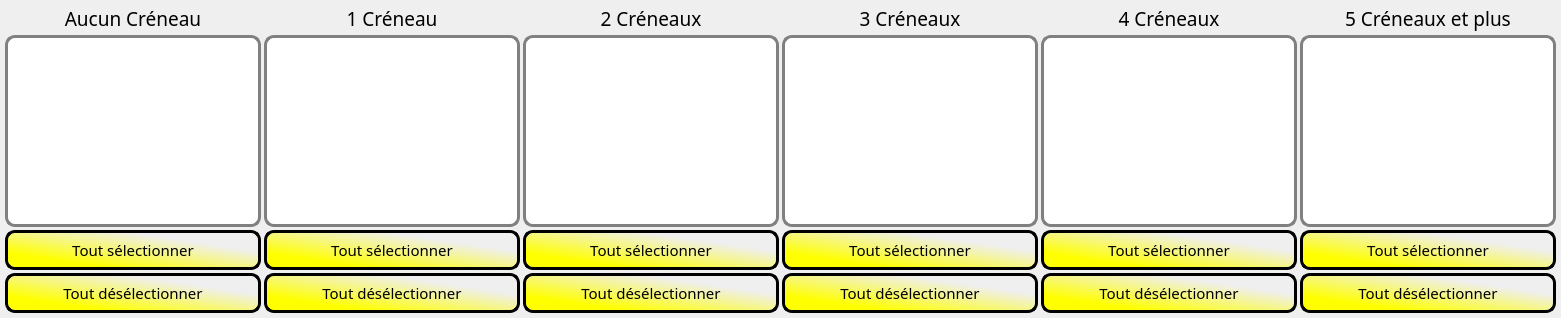
      <widget class="QWidget" name="ResumeVendredi">
       <property name="statusTip">
        <string>Les Bénévoles apparaissent ici en résumé par nombre de Créneaux. Les bénévoles décochés n'apparaitront pas dans les choix du tableau Vendredi</string>
       </property>
       <property name="styleSheet">
        <string notr="true"/>
       </property>
       <attribute name="title">
        <string>Resume Vendredi</string>
       </attribute>
       <layout class="QGridLayout" name="gridLayout_6">
        <property name="leftMargin">
         <number>5</number>
        </property>
        <property name="topMargin">
         <number>5</number>
        </property>
        <property name="rightMargin">
         <number>5</number>
        </property>
        <property name="bottomMargin">
         <number>5</number>
        </property>
        <property name="spacing">
         <number>3</number>
        </property>
        <item row="0" column="0">
         <layout class="QVBoxLayout" name="verticalLayout_2">
          <property name="leftMargin">
           <number>0</number>
          </property>
          <item>
           <widget class="QLabel" name="label_6">
            <property name="font">
             <font>
              <family>Cooper Black</family>
              <pointsize>14</pointsize>
             </font>
            </property>
            <property name="text">
             <string>Aucun Créneau</string>
            </property>
            <property name="alignment">
             <set>Qt::AlignCenter</set>
            </property>
           </widget>
          </item>
          <item>
           <widget class="QListWidget" name="list0CreneauV">
            <property name="font">
             <font>
              <family>Calibri</family>
              <pointsize>11</pointsize>
             </font>
            </property>
            <property name="styleSheet">
             <string notr="true">QListWidget{background-color: white; alternate-background-color: rgb(255, 255, 160);
	 border: 3px solid gray;
     border-radius: 10px;
     padding: 0px;
	selection-background : qlineargradient(spread:pad, x1:0.5, y1:0, x2:0.5, y2:1, stop:0 rgba(0, 0, 0, 255), stop:0.039548 rgba(0, 156, 0, 80), stop:0.966102 rgba(0, 156, 0, 80), stop:1 rgba(0, 0, 0, 255));
	selection-color : black
}

QListWidget::hover{
	 border: 3px solid darkGreen;
     border-radius: 10px;
     padding: 0px;
}

QListWidget::item::hover{
	background :qlineargradient(spread:pad, x1:0.5, y1:0, x2:0.5, y2:1, stop:0 rgba(0, 0, 0, 255), stop:0.039548 rgba(0, 156, 0, 80), stop:0.966102 rgba(0, 156, 0, 80), stop:1 rgba(0, 0, 0, 255));
	color: black;
	border : 1px solid black;
	border-radius: 4px;
}

QListWidget::indicator {
    width: 15px;
    height: 15px;
}

QListWidget::indicator::checked{
	background-color : qlineargradient(spread:reflect, x1:0.1, y1:0.1, x2:0.5, y2:0.5, stop:0.801136 rgba(255, 255, 0, 255), stop:1 rgba(0, 0, 0, 255));
	border : 3px solid black;	
}

QListWidget::indicator::unchecked{
	background-color : white;
	border : 2px solid black;	
}</string>
            </property>
            <property name="alternatingRowColors">
             <bool>true</bool>
            </property>
           </widget>
          </item>
          <item>
           <widget class="QPushButton" name="allVen0">
            <property name="font">
             <font>
              <family>Cooper Black</family>
              <pointsize>11</pointsize>
             </font>
            </property>
            <property name="styleSheet">
             <string notr="true">QPushButton{   
	 background-color: qlineargradient(spread:pad, x1:0.738227, y1:0.278, x2:0, y2:1, stop:0 rgba(255, 255, 255, 0), stop:0.710227 rgba(255, 255, 0, 255));   
	 border-style: outset;    
	 border: 3px solid black;
     border-radius: 10px;       
    padding-top: 6px;
	padding-bottom: 6px;
    padding-left: 3px;
	padding-right: 3px;
	

}

QPushButton::hover{   background-color: yellow;    border-style: inset;  border-color: darkGreen }
QPushButton::pressed {    background-color: yellow;    border-style: inset; border-color:beige }</string>
            </property>
            <property name="text">
             <string>Tout sélectionner</string>
            </property>
           </widget>
          </item>
          <item>
           <widget class="QPushButton" name="noneVen0">
            <property name="font">
             <font>
              <family>Cooper Black</family>
              <pointsize>11</pointsize>
             </font>
            </property>
            <property name="styleSheet">
             <string notr="true">QPushButton{   
	 background-color: qlineargradient(spread:pad, x1:0.738227, y1:0.278, x2:0, y2:1, stop:0 rgba(255, 255, 255, 0), stop:0.710227 rgba(255, 255, 0, 255));   
	 border-style: outset;    
	 border: 3px solid black;
     border-radius: 10px;       
    padding-top: 6px;
	padding-bottom: 6px;
    padding-left: 3px;
	padding-right: 3px;
	

}

QPushButton::hover{   background-color: yellow;    border-style: inset;  border-color: darkGreen }
QPushButton::pressed {    background-color: yellow;    border-style: inset; border-color:beige }</string>
            </property>
            <property name="text">
             <string>Tout désélectionner</string>
            </property>
           </widget>
          </item>
         </layout>
        </item>
        <item row="0" column="1">
         <layout class="QVBoxLayout" name="verticalLayout_8">
          <property name="leftMargin">
           <number>0</number>
          </property>
          <item>
           <widget class="QLabel" name="label_7">
            <property name="font">
             <font>
              <family>Cooper Black</family>
              <pointsize>14</pointsize>
             </font>
            </property>
            <property name="text">
             <string>1 Créneau</string>
            </property>
            <property name="alignment">
             <set>Qt::AlignCenter</set>
            </property>
           </widget>
          </item>
          <item>
           <widget class="QListWidget" name="list1CreneauV">
            <property name="font">
             <font>
              <family>Calibri</family>
              <pointsize>11</pointsize>
             </font>
            </property>
            <property name="styleSheet">
             <string notr="true">QListWidget{background-color: white; alternate-background-color: rgb(255, 255, 160);
	 border: 3px solid gray;
     border-radius: 10px;
     padding: 0px;
	selection-background : qlineargradient(spread:pad, x1:0.5, y1:0, x2:0.5, y2:1, stop:0 rgba(0, 0, 0, 255), stop:0.039548 rgba(0, 156, 0, 80), stop:0.966102 rgba(0, 156, 0, 80), stop:1 rgba(0, 0, 0, 255));
	selection-color : black
}

QListWidget::hover{
	 border: 3px solid darkGreen;
     border-radius: 10px;
     padding: 0px;
}

QListWidget::item::hover{
	background :qlineargradient(spread:pad, x1:0.5, y1:0, x2:0.5, y2:1, stop:0 rgba(0, 0, 0, 255), stop:0.039548 rgba(0, 156, 0, 80), stop:0.966102 rgba(0, 156, 0, 80), stop:1 rgba(0, 0, 0, 255));
	color: black;
	border : 1px solid black;
	border-radius: 4px;
}

QListWidget::indicator {
    width: 15px;
    height: 15px;
}

QListWidget::indicator::checked{
	background-color : qlineargradient(spread:reflect, x1:0.1, y1:0.1, x2:0.5, y2:0.5, stop:0.801136 rgba(255, 255, 0, 255), stop:1 rgba(0, 0, 0, 255));
	border : 3px solid black;	
}

QListWidget::indicator::unchecked{
	background-color : white;
	border : 2px solid black;	
}</string>
            </property>
            <property name="alternatingRowColors">
             <bool>true</bool>
            </property>
           </widget>
          </item>
          <item>
           <widget class="QPushButton" name="allVen1">
            <property name="font">
             <font>
              <family>Cooper Black</family>
              <pointsize>11</pointsize>
             </font>
            </property>
            <property name="styleSheet">
             <string notr="true">QPushButton{   
	 background-color: qlineargradient(spread:pad, x1:0.738227, y1:0.278, x2:0, y2:1, stop:0 rgba(255, 255, 255, 0), stop:0.710227 rgba(255, 255, 0, 255));   
	 border-style: outset;    
	 border: 3px solid black;
     border-radius: 10px;       
    padding-top: 6px;
	padding-bottom: 6px;
    padding-left: 3px;
	padding-right: 3px;
	

}

QPushButton::hover{   background-color: yellow;    border-style: inset;  border-color: darkGreen }
QPushButton::pressed {    background-color: yellow;    border-style: inset; border-color:beige }</string>
            </property>
            <property name="text">
             <string>Tout sélectionner</string>
            </property>
           </widget>
          </item>
          <item>
           <widget class="QPushButton" name="noneVen1">
            <property name="font">
             <font>
              <family>Cooper Black</family>
              <pointsize>11</pointsize>
             </font>
            </property>
            <property name="styleSheet">
             <string notr="true">QPushButton{   
	 background-color: qlineargradient(spread:pad, x1:0.738227, y1:0.278, x2:0, y2:1, stop:0 rgba(255, 255, 255, 0), stop:0.710227 rgba(255, 255, 0, 255));   
	 border-style: outset;    
	 border: 3px solid black;
     border-radius: 10px;       
    padding-top: 6px;
	padding-bottom: 6px;
    padding-left: 3px;
	padding-right: 3px;
	

}

QPushButton::hover{   background-color: yellow;    border-style: inset;  border-color: darkGreen }
QPushButton::pressed {    background-color: yellow;    border-style: inset; border-color:beige }</string>
            </property>
            <property name="text">
             <string>Tout désélectionner</string>
            </property>
           </widget>
          </item>
         </layout>
        </item>
        <item row="0" column="2">
         <layout class="QVBoxLayout" name="verticalLayout_9">
          <property name="leftMargin">
           <number>0</number>
          </property>
          <item>
           <widget class="QLabel" name="label_10">
            <property name="font">
             <font>
              <family>Cooper Black</family>
              <pointsize>14</pointsize>
             </font>
            </property>
            <property name="text">
             <string>2 Créneaux</string>
            </property>
            <property name="alignment">
             <set>Qt::AlignCenter</set>
            </property>
           </widget>
          </item>
          <item>
           <widget class="QListWidget" name="list2CreneauV">
            <property name="font">
             <font>
              <family>Calibri</family>
              <pointsize>11</pointsize>
             </font>
            </property>
            <property name="styleSheet">
             <string notr="true">QListWidget{background-color: white; alternate-background-color: rgb(255, 255, 160);
	 border: 3px solid gray;
     border-radius: 10px;
     padding: 0px;
	selection-background : qlineargradient(spread:pad, x1:0.5, y1:0, x2:0.5, y2:1, stop:0 rgba(0, 0, 0, 255), stop:0.039548 rgba(0, 156, 0, 80), stop:0.966102 rgba(0, 156, 0, 80), stop:1 rgba(0, 0, 0, 255));
	selection-color : black
}

QListWidget::hover{
	 border: 3px solid darkGreen;
     border-radius: 10px;
     padding: 0px;
}

QListWidget::item::hover{
	background :qlineargradient(spread:pad, x1:0.5, y1:0, x2:0.5, y2:1, stop:0 rgba(0, 0, 0, 255), stop:0.039548 rgba(0, 156, 0, 80), stop:0.966102 rgba(0, 156, 0, 80), stop:1 rgba(0, 0, 0, 255));
	color: black;
	border : 1px solid black;
	border-radius: 4px;
}

QListWidget::indicator {
    width: 15px;
    height: 15px;
}

QListWidget::indicator::checked{
	background-color : qlineargradient(spread:reflect, x1:0.1, y1:0.1, x2:0.5, y2:0.5, stop:0.801136 rgba(255, 255, 0, 255), stop:1 rgba(0, 0, 0, 255));
	border : 3px solid black;	
}

QListWidget::indicator::unchecked{
	background-color : white;
	border : 2px solid black;	
}</string>
            </property>
            <property name="alternatingRowColors">
             <bool>true</bool>
            </property>
           </widget>
          </item>
          <item>
           <widget class="QPushButton" name="allVen2">
            <property name="font">
             <font>
              <family>Cooper Black</family>
              <pointsize>11</pointsize>
             </font>
            </property>
            <property name="styleSheet">
             <string notr="true">QPushButton{   
	 background-color: qlineargradient(spread:pad, x1:0.738227, y1:0.278, x2:0, y2:1, stop:0 rgba(255, 255, 255, 0), stop:0.710227 rgba(255, 255, 0, 255));   
	 border-style: outset;    
	 border: 3px solid black;
     border-radius: 10px;       
    padding-top: 6px;
	padding-bottom: 6px;
    padding-left: 3px;
	padding-right: 3px;
	

}

QPushButton::hover{   background-color: yellow;    border-style: inset;  border-color: darkGreen }
QPushButton::pressed {    background-color: yellow;    border-style: inset; border-color:beige }</string>
            </property>
            <property name="text">
             <string>Tout sélectionner</string>
            </property>
           </widget>
          </item>
          <item>
           <widget class="QPushButton" name="noneVen2">
            <property name="font">
             <font>
              <family>Cooper Black</family>
              <pointsize>11</pointsize>
             </font>
            </property>
            <property name="styleSheet">
             <string notr="true">QPushButton{   
	 background-color: qlineargradient(spread:pad, x1:0.738227, y1:0.278, x2:0, y2:1, stop:0 rgba(255, 255, 255, 0), stop:0.710227 rgba(255, 255, 0, 255));   
	 border-style: outset;    
	 border: 3px solid black;
     border-radius: 10px;       
    padding-top: 6px;
	padding-bottom: 6px;
    padding-left: 3px;
	padding-right: 3px;
	

}

QPushButton::hover{   background-color: yellow;    border-style: inset;  border-color: darkGreen }
QPushButton::pressed {    background-color: yellow;    border-style: inset; border-color:beige }</string>
            </property>
            <property name="text">
             <string>Tout désélectionner</string>
            </property>
           </widget>
          </item>
         </layout>
        </item>
        <item row="0" column="3">
         <layout class="QVBoxLayout" name="verticalLayout_10">
          <property name="leftMargin">
           <number>0</number>
          </property>
          <item>
           <widget class="QLabel" name="label_8">
            <property name="font">
             <font>
              <family>Cooper Black</family>
              <pointsize>14</pointsize>
             </font>
            </property>
            <property name="text">
             <string>3 Créneaux</string>
            </property>
            <property name="alignment">
             <set>Qt::AlignCenter</set>
            </property>
           </widget>
          </item>
          <item>
           <widget class="QListWidget" name="list3CreneauV">
            <property name="font">
             <font>
              <family>Calibri</family>
              <pointsize>11</pointsize>
             </font>
            </property>
            <property name="styleSheet">
             <string notr="true">QListWidget{background-color: white; alternate-background-color: rgb(255, 255, 160);
	 border: 3px solid gray;
     border-radius: 10px;
     padding: 0px;
	selection-background : qlineargradient(spread:pad, x1:0.5, y1:0, x2:0.5, y2:1, stop:0 rgba(0, 0, 0, 255), stop:0.039548 rgba(0, 156, 0, 80), stop:0.966102 rgba(0, 156, 0, 80), stop:1 rgba(0, 0, 0, 255));
	selection-color : black
}

QListWidget::hover{
	 border: 3px solid darkGreen;
     border-radius: 10px;
     padding: 0px;
}

QListWidget::item::hover{
	background :qlineargradient(spread:pad, x1:0.5, y1:0, x2:0.5, y2:1, stop:0 rgba(0, 0, 0, 255), stop:0.039548 rgba(0, 156, 0, 80), stop:0.966102 rgba(0, 156, 0, 80), stop:1 rgba(0, 0, 0, 255));
	color: black;
	border : 1px solid black;
	border-radius: 4px;
}

QListWidget::indicator {
    width: 15px;
    height: 15px;
}

QListWidget::indicator::checked{
	background-color : qlineargradient(spread:reflect, x1:0.1, y1:0.1, x2:0.5, y2:0.5, stop:0.801136 rgba(255, 255, 0, 255), stop:1 rgba(0, 0, 0, 255));
	border : 3px solid black;	
}

QListWidget::indicator::unchecked{
	background-color : white;
	border : 2px solid black;	
}</string>
            </property>
            <property name="alternatingRowColors">
             <bool>true</bool>
            </property>
           </widget>
          </item>
          <item>
           <widget class="QPushButton" name="allVen3">
            <property name="font">
             <font>
              <family>Cooper Black</family>
              <pointsize>11</pointsize>
             </font>
            </property>
            <property name="styleSheet">
             <string notr="true">QPushButton{   
	 background-color: qlineargradient(spread:pad, x1:0.738227, y1:0.278, x2:0, y2:1, stop:0 rgba(255, 255, 255, 0), stop:0.710227 rgba(255, 255, 0, 255));   
	 border-style: outset;    
	 border: 3px solid black;
     border-radius: 10px;       
    padding-top: 6px;
	padding-bottom: 6px;
    padding-left: 3px;
	padding-right: 3px;
	

}

QPushButton::hover{   background-color: yellow;    border-style: inset;  border-color: darkGreen }
QPushButton::pressed {    background-color: yellow;    border-style: inset; border-color:beige }</string>
            </property>
            <property name="text">
             <string>Tout sélectionner</string>
            </property>
           </widget>
          </item>
          <item>
           <widget class="QPushButton" name="noneVen3">
            <property name="font">
             <font>
              <family>Cooper Black</family>
              <pointsize>11</pointsize>
             </font>
            </property>
            <property name="styleSheet">
             <string notr="true">QPushButton{   
	 background-color: qlineargradient(spread:pad, x1:0.738227, y1:0.278, x2:0, y2:1, stop:0 rgba(255, 255, 255, 0), stop:0.710227 rgba(255, 255, 0, 255));   
	 border-style: outset;    
	 border: 3px solid black;
     border-radius: 10px;       
    padding-top: 6px;
	padding-bottom: 6px;
    padding-left: 3px;
	padding-right: 3px;
	

}

QPushButton::hover{   background-color: yellow;    border-style: inset;  border-color: darkGreen }
QPushButton::pressed {    background-color: yellow;    border-style: inset; border-color:beige }</string>
            </property>
            <property name="text">
             <string>Tout désélectionner</string>
            </property>
           </widget>
          </item>
         </layout>
        </item>
        <item row="0" column="4">
         <layout class="QVBoxLayout" name="verticalLayout_11">
          <property name="leftMargin">
           <number>0</number>
          </property>
          <item>
           <widget class="QLabel" name="label_11">
            <property name="font">
             <font>
              <family>Cooper Black</family>
              <pointsize>14</pointsize>
             </font>
            </property>
            <property name="text">
             <string>4 Créneaux</string>
            </property>
            <property name="alignment">
             <set>Qt::AlignCenter</set>
            </property>
           </widget>
          </item>
          <item>
           <widget class="QListWidget" name="list4CreneauV">
            <property name="font">
             <font>
              <family>Calibri</family>
              <pointsize>11</pointsize>
             </font>
            </property>
            <property name="styleSheet">
             <string notr="true">QListWidget{background-color: white; alternate-background-color: rgb(255, 255, 160);
	 border: 3px solid gray;
     border-radius: 10px;
     padding: 0px;
	selection-background : qlineargradient(spread:pad, x1:0.5, y1:0, x2:0.5, y2:1, stop:0 rgba(0, 0, 0, 255), stop:0.039548 rgba(0, 156, 0, 80), stop:0.966102 rgba(0, 156, 0, 80), stop:1 rgba(0, 0, 0, 255));
	selection-color : black
}

QListWidget::hover{
	 border: 3px solid darkGreen;
     border-radius: 10px;
     padding: 0px;
}

QListWidget::item::hover{
	background :qlineargradient(spread:pad, x1:0.5, y1:0, x2:0.5, y2:1, stop:0 rgba(0, 0, 0, 255), stop:0.039548 rgba(0, 156, 0, 80), stop:0.966102 rgba(0, 156, 0, 80), stop:1 rgba(0, 0, 0, 255));
	color: black;
	border : 1px solid black;
	border-radius: 4px;
}

QListWidget::indicator {
    width: 15px;
    height: 15px;
}

QListWidget::indicator::checked{
	background-color : qlineargradient(spread:reflect, x1:0.1, y1:0.1, x2:0.5, y2:0.5, stop:0.801136 rgba(255, 255, 0, 255), stop:1 rgba(0, 0, 0, 255));
	border : 3px solid black;	
}

QListWidget::indicator::unchecked{
	background-color : white;
	border : 2px solid black;	
}</string>
            </property>
            <property name="alternatingRowColors">
             <bool>true</bool>
            </property>
           </widget>
          </item>
          <item>
           <widget class="QPushButton" name="allVen4">
            <property name="font">
             <font>
              <family>Cooper Black</family>
              <pointsize>11</pointsize>
             </font>
            </property>
            <property name="styleSheet">
             <string notr="true">QPushButton{   
	 background-color: qlineargradient(spread:pad, x1:0.738227, y1:0.278, x2:0, y2:1, stop:0 rgba(255, 255, 255, 0), stop:0.710227 rgba(255, 255, 0, 255));   
	 border-style: outset;    
	 border: 3px solid black;
     border-radius: 10px;       
    padding-top: 6px;
	padding-bottom: 6px;
    padding-left: 3px;
	padding-right: 3px;
	

}

QPushButton::hover{   background-color: yellow;    border-style: inset;  border-color: darkGreen }
QPushButton::pressed {    background-color: yellow;    border-style: inset; border-color:beige }</string>
            </property>
            <property name="text">
             <string>Tout sélectionner</string>
            </property>
           </widget>
          </item>
          <item>
           <widget class="QPushButton" name="noneVen4">
            <property name="font">
             <font>
              <family>Cooper Black</family>
              <pointsize>11</pointsize>
             </font>
            </property>
            <property name="styleSheet">
             <string notr="true">QPushButton{   
	 background-color: qlineargradient(spread:pad, x1:0.738227, y1:0.278, x2:0, y2:1, stop:0 rgba(255, 255, 255, 0), stop:0.710227 rgba(255, 255, 0, 255));   
	 border-style: outset;    
	 border: 3px solid black;
     border-radius: 10px;       
    padding-top: 6px;
	padding-bottom: 6px;
    padding-left: 3px;
	padding-right: 3px;
	

}

QPushButton::hover{   background-color: yellow;    border-style: inset;  border-color: darkGreen }
QPushButton::pressed {    background-color: yellow;    border-style: inset; border-color:beige }</string>
            </property>
            <property name="text">
             <string>Tout désélectionner</string>
            </property>
           </widget>
          </item>
         </layout>
        </item>
        <item row="0" column="5">
         <layout class="QVBoxLayout" name="verticalLayout_12">
          <property name="leftMargin">
           <number>0</number>
          </property>
          <item>
           <widget class="QLabel" name="label_9">
            <property name="font">
             <font>
              <family>Cooper Black</family>
              <pointsize>14</pointsize>
             </font>
            </property>
            <property name="text">
             <string>5 Créneaux et plus</string>
            </property>
            <property name="alignment">
             <set>Qt::AlignCenter</set>
            </property>
           </widget>
          </item>
          <item>
           <widget class="QListWidget" name="list5CreneauV">
            <property name="font">
             <font>
              <family>Calibri</family>
              <pointsize>11</pointsize>
             </font>
            </property>
            <property name="styleSheet">
             <string notr="true">QListWidget{background-color: white; alternate-background-color: rgb(255, 255, 160);
	 border: 3px solid gray;
     border-radius: 10px;
     padding: 0px;
	selection-background : qlineargradient(spread:pad, x1:0.5, y1:0, x2:0.5, y2:1, stop:0 rgba(0, 0, 0, 255), stop:0.039548 rgba(0, 156, 0, 80), stop:0.966102 rgba(0, 156, 0, 80), stop:1 rgba(0, 0, 0, 255));
	selection-color : black
}

QListWidget::hover{
	 border: 3px solid darkGreen;
     border-radius: 10px;
     padding: 0px;
}

QListWidget::item::hover{
	background :qlineargradient(spread:pad, x1:0.5, y1:0, x2:0.5, y2:1, stop:0 rgba(0, 0, 0, 255), stop:0.039548 rgba(0, 156, 0, 80), stop:0.966102 rgba(0, 156, 0, 80), stop:1 rgba(0, 0, 0, 255));
	color: black;
	border : 1px solid black;
	border-radius: 4px;
}

QListWidget::indicator {
    width: 15px;
    height: 15px;
}

QListWidget::indicator::checked{
	background-color : qlineargradient(spread:reflect, x1:0.1, y1:0.1, x2:0.5, y2:0.5, stop:0.801136 rgba(255, 255, 0, 255), stop:1 rgba(0, 0, 0, 255));
	border : 3px solid black;	
}

QListWidget::indicator::unchecked{
	background-color : white;
	border : 2px solid black;	
}</string>
            </property>
            <property name="alternatingRowColors">
             <bool>true</bool>
            </property>
           </widget>
          </item>
          <item>
           <widget class="QPushButton" name="allVen5">
            <property name="font">
             <font>
              <family>Cooper Black</family>
              <pointsize>11</pointsize>
             </font>
            </property>
            <property name="styleSheet">
             <string notr="true">QPushButton{   
	 background-color: qlineargradient(spread:pad, x1:0.738227, y1:0.278, x2:0, y2:1, stop:0 rgba(255, 255, 255, 0), stop:0.710227 rgba(255, 255, 0, 255));   
	 border-style: outset;    
	 border: 3px solid black;
     border-radius: 10px;       
    padding-top: 6px;
	padding-bottom: 6px;
    padding-left: 3px;
	padding-right: 3px;
	

}

QPushButton::hover{   background-color: yellow;    border-style: inset;  border-color: darkGreen }
QPushButton::pressed {    background-color: yellow;    border-style: inset; border-color:beige }</string>
            </property>
            <property name="text">
             <string>Tout sélectionner</string>
            </property>
           </widget>
          </item>
          <item>
           <widget class="QPushButton" name="noneVen5">
            <property name="font">
             <font>
              <family>Cooper Black</family>
              <pointsize>11</pointsize>
             </font>
            </property>
            <property name="styleSheet">
             <string notr="true">QPushButton{   
	 background-color: qlineargradient(spread:pad, x1:0.738227, y1:0.278, x2:0, y2:1, stop:0 rgba(255, 255, 255, 0), stop:0.710227 rgba(255, 255, 0, 255));   
	 border-style: outset;    
	 border: 3px solid black;
     border-radius: 10px;       
    padding-top: 6px;
	padding-bottom: 6px;
    padding-left: 3px;
	padding-right: 3px;
	

}

QPushButton::hover{   background-color: yellow;    border-style: inset;  border-color: darkGreen }
QPushButton::pressed {    background-color: yellow;    border-style: inset; border-color:beige }</string>
            </property>
            <property name="text">
             <string>Tout désélectionner</string>
            </property>
           </widget>
          </item>
         </layout>
        </item>
       </layout>
      </widget>
